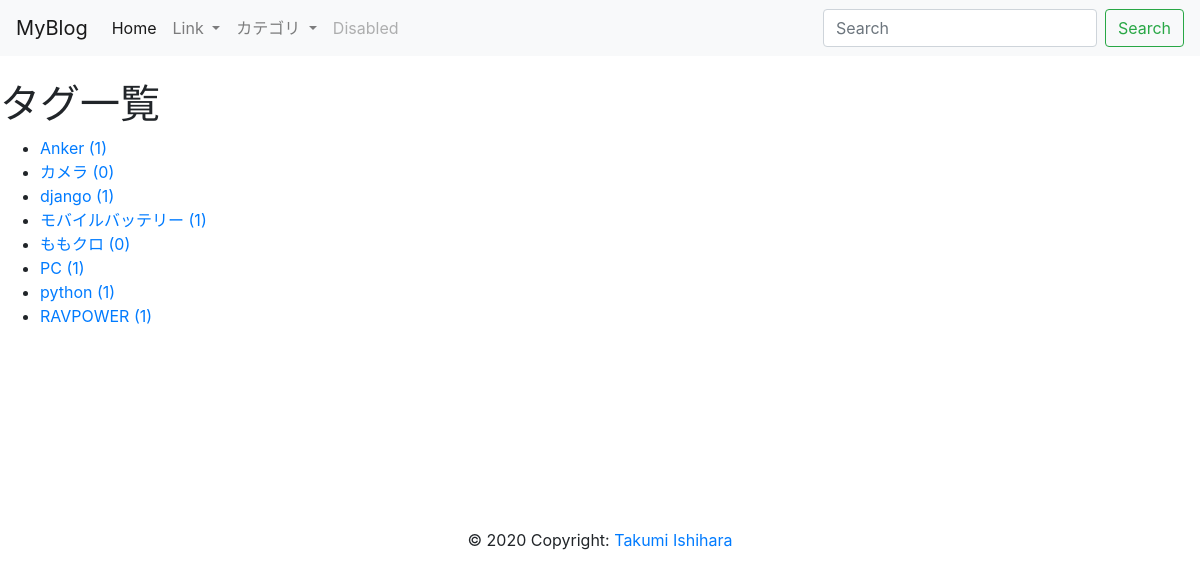
The app's page /tags/ with its own data.
### blog/models.py (models this page shows, shortened)
class Tag(models.Model):
    name = models.CharField(max_length=255)
    slug = models.SlugField(unique=True)
    timestamp = models.DateTimeField(auto_now_add=True)

### blog/views.py (the view)
# urls.py: path('tags/', TagListView.as_view(), name='tag_list'),
class TagListView(ListView):
    queryset = Tag.objects.annotate(num_posts=Count(
        'post', filter=Q(post__is_public=True)))

### myproject/context_processors.py (called while the page is built)
def common(request):
    context = {
        'categories': Category.objects.annotate(
            num_posts=Count('post', filter=Q(post__is_public=True))),
        'tags': Tag.objects.annotate(
            num_posts=Count('post', filter=Q(post__is_public=True))),
    }
    return context

### blog/templates/blog/tag_list.html (shortened to what this page needs)
{% extends "base.html" %}
{% block content %}
<h1>タグ一覧</h1>
<ul>
  {% for tag in object_list %}
  <li><a href="{% url 'blog:tag_post' tag.slug %}">{{ tag.name }} ({{ tag.num_posts }})</a></li>
  {% empty %}
  <li>タグはありません。</li>
  {% endfor %}
</ul>
{% endblock %}

### records on screen
Tag: name "Anker", num_posts "1"
Tag: name "カメラ", num_posts "0"
Tag: name "django", num_posts "1"
Tag: name "モバイルバッテリー", num_posts "1"
Tag: name "ももクロ", num_posts "0"
Tag: name "PC", num_posts "1"
Tag: name "python", num_posts "1"
Tag: name "RAVPOWER", num_posts "1"
